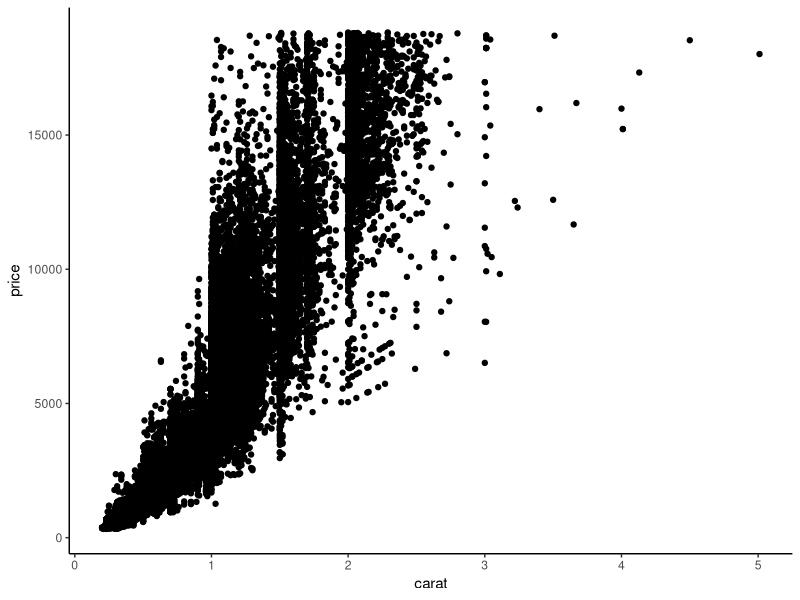

Source code (R):
## ---- chunk 1
knitr::opts_chunk$set(echo = TRUE)
## ---- chunk 2
#install.packages('ggplot2')
library(ggplot2)
#data(diamonds)
#??diamonds
# scatterplot of price and carat
#plot(price~carat,data=diamonds)
ggplot(diamonds, aes(x=carat,y=price)) +
                  geom_point() +
                  theme_classic()

